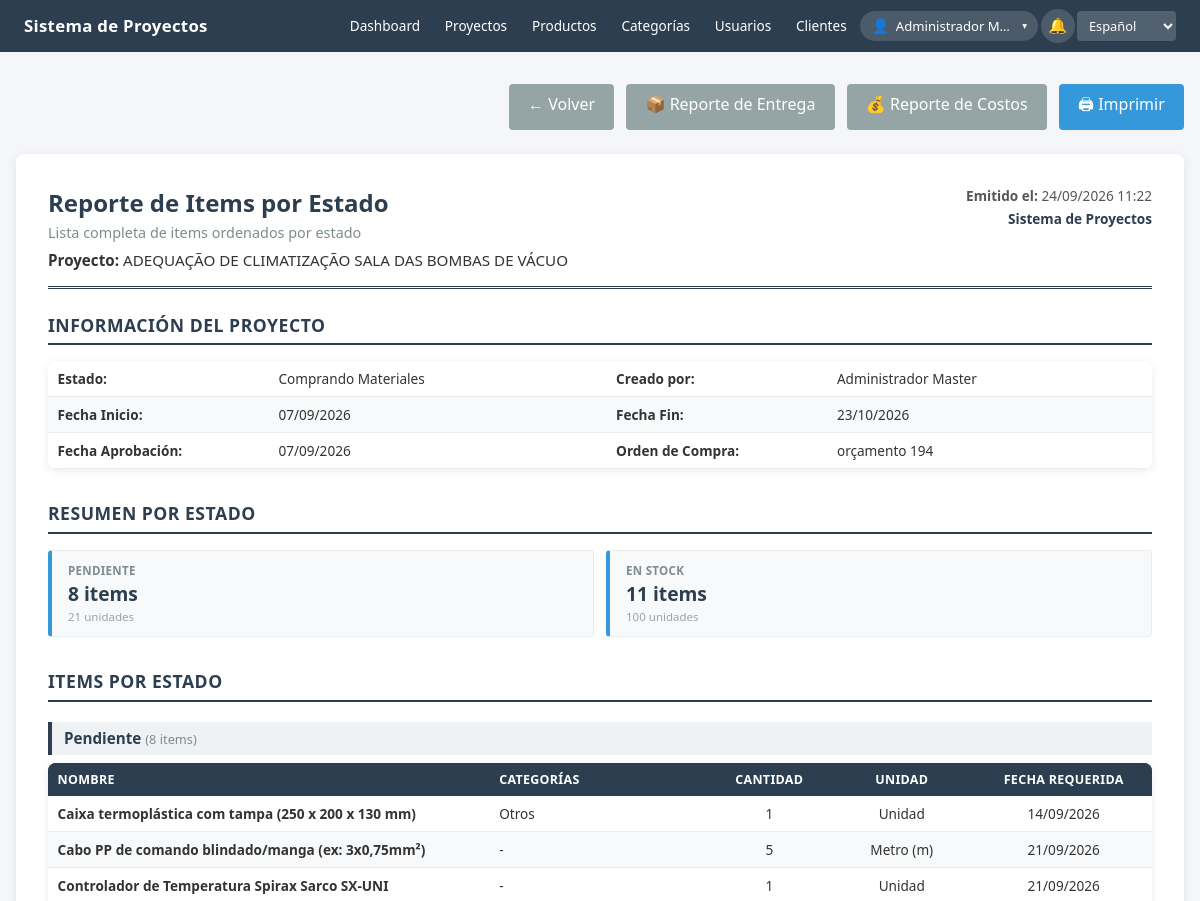
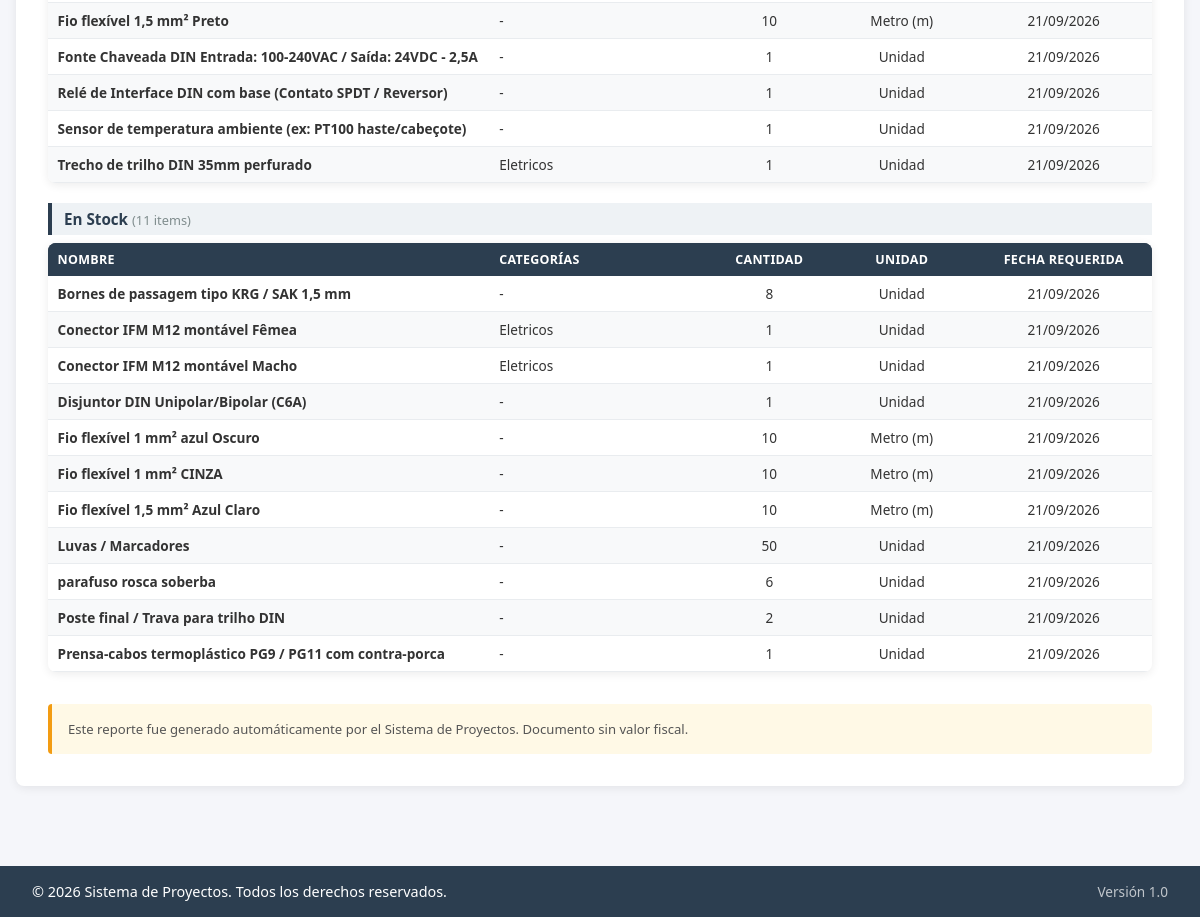
Page /modules/proyectos/reporte.php?id=2 (signed in) on the committed database (2 pictures, top to bottom).
### tables this page shows
CREATE TABLE `proyectos` (
  `id` int(11) NOT NULL,
  `nombre` varchar(200) NOT NULL,
  `descripcion` text DEFAULT NULL,
  `fecha_inicio` date NOT NULL,
  `fecha_fin` date NOT NULL,
  `fecha_aprobacion` date DEFAULT NULL,
  `orden_compra` varchar(50) DEFAULT NULL,
  `estado` enum('solicitado','orçado','pendente_aprovacion_cliente','aprovado_cliente','espera_orden_compra','comprando_materiales','elaboracion','terminado','pendiente_cobro_cliente','finalizado') DEFAULT 'solicitado',
  `usuario_creacion` int(11) DEFAULT NULL,
  `fecha_creacion` timestamp NOT NULL DEFAULT current_timestamp()
);

CREATE TABLE `usuarios` (
  `id` int(11) NOT NULL,
  `username` varchar(50) NOT NULL,
  `password` varchar(255) NOT NULL,
  `nombre_completo` varchar(100) NOT NULL,
  `email` varchar(100) DEFAULT NULL,
  `tipo_usuario` enum('directivo','gerenciador','supervisor','compras','proyectista','almacen') NOT NULL,
  `idioma_preferido` enum('es','pt') DEFAULT 'es',
  `fecha_creacion` timestamp NOT NULL DEFAULT current_timestamp(),
  `activo` tinyint(1) DEFAULT 1,
  `debe_cambiar_password` tinyint(1) DEFAULT 0
);

CREATE TABLE `items_proyecto` (
  `id` int(11) NOT NULL,
  `proyecto_id` int(11) NOT NULL,
  `producto_id` int(11) DEFAULT NULL,
  `nombre_item` varchar(200) NOT NULL,
  `descripcion` text DEFAULT NULL,
  `cantidad` int(11) NOT NULL,
  `costo_unitario` decimal(15,2) DEFAULT NULL,
  `moneda` varchar(3) DEFAULT 'USD',
  `proveedor` varchar(200) DEFAULT NULL,
  `numero_factura` varchar(100) DEFAULT NULL,
  `fecha_compra` date DEFAULT NULL,
  `unidad_medida` varchar(50) DEFAULT NULL,
  `especificaciones` text DEFAULT NULL,
  `estado` enum('solicitado','pendiente','stock','cotacion','orçado','pendiente_pago','comprado_llegar','llego','entregado','recibido') DEFAULT 'solicitado',
  `entregado_por` int(11) DEFAULT NULL,
  `fecha_entrega` datetime DEFAULT NULL,
  `recibido_por` int(11) DEFAULT NULL,
  `fecha_recepcion` datetime DEFAULT NULL,
  `fecha_requerida` date NOT NULL,
  `fecha_creacion` timestamp NOT NULL DEFAULT current_timestamp()
);

CREATE TABLE `categorias` (
  `id` int(11) NOT NULL,
  `nombre` varchar(100) NOT NULL,
  `descripcion` text DEFAULT NULL,
  `activo` tinyint(1) DEFAULT 1,
  `fecha_creacion` timestamp NOT NULL DEFAULT current_timestamp()
);

### modules/proyectos/reporte.php (the view, shortened to what the rows shown need)
<?php
$db = Database::getInstance()->getConnection();
$proyecto_id = $_GET['id'] ?? 0;
$stmt = $db->prepare("SELECT p.*, u.nombre_completo as creador
                      FROM proyectos p
                      LEFT JOIN usuarios u ON p.usuario_creacion = u.id
                      WHERE p.id = ?");
$stmt->execute([$proyecto_id]);
$proyecto = $stmt->fetch();
$orden_estados = getOrdenEstadosItem();
$orden_sql = "FIELD(i.estado, '" . implode("','", $orden_estados) . "')";
$stmt = $db->prepare("SELECT i.*,
                             p.nombre as producto_nombre,
                             c.nombre as categoria_nombre
                      FROM items_proyecto i
                      LEFT JOIN productos p ON i.producto_id = p.id
                      LEFT JOIN categorias c ON p.categoria_id = c.id
                      WHERE i.proyecto_id = ?
                      ORDER BY $orden_sql, i.fecha_requerida ASC, i.nombre_item ASC");
$stmt->execute([$proyecto_id]);
$items = $stmt->fetchAll();
$estados_item = getEstadosItem();
$estados_proyecto = getEstadosProyecto();
$items_por_estado = [];
foreach ($items as $item) {
    $items_por_estado[$item['estado']][] = $item;
}
$items_por_estado_ordenados = [];
foreach ($orden_estados as $estado) {
    if (isset($items_por_estado[$estado])) {
        $items_por_estado_ordenados[$estado] = $items_por_estado[$estado];
    }
}
?>
<!DOCTYPE html>
<html lang="<?php echo $_SESSION['idioma'] ?? 'es'; ?>">
<head>
    <link rel="stylesheet" href="../../assets/css/style.css">
    <link rel="stylesheet" href="../../assets/css/badges.css">
    <link rel="stylesheet" href="../../assets/css/reportes.css">
    <link rel="stylesheet" href="../../assets/css/footer.css">
</head>
<body>
    <?php include '../../includes/header.php'; ?>
    <div class="container">
        <div class="reporte-container">
            <?php renderEncabezadoReporte(
                $_SESSION['idioma'] == 'pt' ? 'Relatório de Itens por Status' : 'Reporte de Items por Estado',
                $_SESSION['idioma'] == 'pt' ? 'Lista completa de itens ordenados por status' : 'Lista completa de items ordenados por estado',
                $proyecto
            ); ?>
            <div class="reporte-seccion">
                <h2><?php echo $_SESSION['idioma'] == 'pt' ? 'Informações do Projeto' : 'Información del Proyecto'; ?></h2>
                <table class="tabla-reporte" style="font-size:0.85rem;">
                    <tbody>
                        <tr>
                            <td style="width:20%;"><strong><?php echo traducir('Estado'); ?>:</strong></td>
                            <td><?php echo $estados_proyecto[$proyecto['estado']] ?? $proyecto['estado']; ?></td>
                            <td style="width:20%;"><strong><?php echo traducir('Creado por'); ?>:</strong></td>
                            <td><?php echo htmlspecialchars($proyecto['creador'] ?? '-'); ?></td>
                        </tr>
                        <tr>
                            <td><strong><?php echo traducir('Fecha Inicio'); ?>:</strong></td>
                            <td><?php echo formatearFecha($proyecto['fecha_inicio']); ?></td>
                            <td><strong><?php echo traducir('Fecha Fin'); ?>:</strong></td>
                            <td><?php echo formatearFecha($proyecto['fecha_fin']); ?></td>
                        </tr>
                        <tr>
                            <td><strong><?php echo traducir('Fecha Aprobación'); ?>:</strong></td>
                            <td><?php echo formatearFecha($proyecto['fecha_aprobacion']); ?></td>
                            <td><strong><?php echo traducir('Orden de Compra'); ?>:</strong></td>
                            <td><?php echo htmlspecialchars($proyecto['orden_compra'] ?? '-'); ?></td>
                        </tr>
                    </tbody>
                </table>
            </div>
            <div class="reporte-seccion">
                <h2><?php echo $_SESSION['idioma'] == 'pt' ? 'Resumo por Status' : 'Resumen por Estado'; ?></h2>
            </div>
            <div class="reporte-seccion">
                <h2><?php echo $_SESSION['idioma'] == 'pt' ? 'Itens por Status' : 'Items por Estado'; ?></h2>
                <?php if (empty($items)): ?>
                    <p style="text-align:center; padding:2rem; color:#999;">
                        <?php echo traducir('No hay items en este proyecto'); ?>
                    </p>
                <?php else: ?>
                    <?php foreach ($items_por_estado_ordenados as $estado => $items_grupo): ?>
                        <h3 style="font-size:0.95rem; margin:1.25rem 0 0.5rem 0; padding:0.4rem 0.75rem; background:#eef2f5; border-left:4px solid #2c3e50; color:#2c3e50;">
                            <?php echo $estados_item[$estado] ?? $estado; ?>
                            <span style="font-weight:normal; color:#7f8c8d; font-size:0.8rem;">
                                (<?php echo count($items_grupo); ?>
                                <?php echo count($items_grupo) === 1
                                    ? ($_SESSION['idioma'] == 'pt' ? 'item' : 'item')
                                    : ($_SESSION['idioma'] == 'pt' ? 'itens' : 'items'); ?>)
                            </span>
                        </h3>
                        <table class="tabla-reporte">
                            <thead>
                                <tr>
                                    <th style="width:30%;"><?php echo traducir('Nombre'); ?></th>
                                    <th style="width:15%;"><?php echo traducir('Categorias'); ?></th>
                                    <th class="text-center" style="width:8%;"><?php echo traducir('Cantidad'); ?></th>
                                    <th class="text-center" style="width:10%;"><?php echo traducir('Unidad'); ?></th>
                                    <th class="text-center" style="width:12%;"><?php echo traducir('Fecha Requerida'); ?></th>
                                </tr>
                            </thead>
                            <tbody>
                                <?php foreach ($items_grupo as $item): ?>
                                    <tr>
                                        <td>
                                            <strong><?php echo htmlspecialchars($item['nombre_item']); ?></strong>
                                        </td>
                                        <td><?php echo htmlspecialchars($item['categoria_nombre'] ?? '-'); ?></td>
                                        <td class="text-center"><?php echo $item['cantidad']; ?></td>
                                        <td class="text-center"><?php echo htmlspecialchars(getUnidadLabel($item['unidad_medida'])); ?></td>
                                        <td class="text-center"><?php echo formatearFecha($item['fecha_requerida']); ?></td>
                                    </tr>
                                <?php endforeach; ?>
                            </tbody>
                        </table>
                    <?php endforeach; ?>
                <?php endif; ?>
            </div>
        </div>
    </div>
    <?php include '../../includes/footer.php'; ?>
</body>
</html>

### includes/reportes_helper.php (shortened to what the rows shown need)
<?php
function getOrdenEstadosItem() {
    return [
        'solicitado',
        'pendiente',
        'cotacion',
        'orçado',
        'stock',
        'pendiente_pago',
        'comprado_llegar',
        'llego',
        'entregado',
        'recibido',
    ];
}
function renderEncabezadoReporte($titulo, $subtitulo = '', $proyecto = null) {
    $idioma = $_SESSION['idioma'] ?? 'es';
    ?>
    <div class="reporte-header">
        <div class="reporte-header-left">
            <h1><?php echo htmlspecialchars($titulo); ?></h1>
            <?php if ($subtitulo): ?>
                <p class="reporte-subtitulo"><?php echo htmlspecialchars($subtitulo); ?></p>
            <?php endif; ?>
            <?php if ($proyecto): ?>
                <div class="reporte-proyecto">
                    <strong><?php echo $idioma === 'pt' ? 'Projeto' : 'Proyecto'; ?>:</strong>
                    <?php echo htmlspecialchars($proyecto['nombre']); ?>
                </div>
            <?php endif; ?>
        </div>
    </div>
    <?php
}

### rows in the picture
proyectos: nombre "ADEQUAÇÃO DE CLIMATIZAÇÃO SALA DAS BOMBAS DE VÁCUO", estado "Comprando Materiales", usuario_creacion.nombre_completo "Administrador Master", fecha_inicio "07/09/2026", fecha_fin "23/10/2026", fecha_aprobacion "07/09/2026", orden_compra "orçamento 194"
items_proyecto: nombre_item "Caixa termoplástica com tampa (250 x 200 x 130 mm)", categorias.nombre "Otros", cantidad "1", unidad_medida "Unidad", fecha_requerida "14/09/2026"
items_proyecto: nombre_item "Cabo PP de comando blindado/manga (ex: 3x0,75mm²)", categoria_nombre "-", cantidad "5", unidad_medida "Metro (m)", fecha_requerida "21/09/2026"
items_proyecto: nombre_item "Controlador de Temperatura Spirax Sarco SX-UNI", categoria_nombre "-", cantidad "1", unidad_medida "Unidad", fecha_requerida "21/09/2026"
items_proyecto: nombre_item "Fio flexível 1,5 mm² Preto", categoria_nombre "-", cantidad "10", unidad_medida "Metro (m)", fecha_requerida "21/09/2026"
items_proyecto: nombre_item "Fonte Chaveada DIN Entrada: 100-240VAC / Saída: 24VDC - 2,5A", categoria_nombre "-", cantidad "1", unidad_medida "Unidad", fecha_requerida "21/09/2026"
items_proyecto: nombre_item "Relé de Interface DIN com base (Contato SPDT / Reversor)", categoria_nombre "-", cantidad "1", unidad_medida "Unidad", fecha_requerida "21/09/2026"
items_proyecto: nombre_item "Sensor de temperatura ambiente (ex: PT100 haste/cabeçote)", categoria_nombre "-", cantidad "1", unidad_medida "Unidad", fecha_requerida "21/09/2026"
items_proyecto: nombre_item "Trecho de trilho DIN 35mm perfurado", categorias.nombre "Eletricos", cantidad "1", unidad_medida "Unidad", fecha_requerida "21/09/2026"
items_proyecto: nombre_item "Bornes de passagem tipo KRG / SAK 1,5 mm", categoria_nombre "-", cantidad "8", unidad_medida "Unidad", fecha_requerida "21/09/2026"
items_proyecto: nombre_item "Conector IFM M12 montável Fêmea", categorias.nombre "Eletricos", cantidad "1", unidad_medida "Unidad", fecha_requerida "21/09/2026"
items_proyecto: nombre_item "Conector IFM M12 montável Macho", categorias.nombre "Eletricos", cantidad "1", unidad_medida "Unidad", fecha_requerida "21/09/2026"
items_proyecto: nombre_item "Disjuntor DIN Unipolar/Bipolar (C6A)", categoria_nombre "-", cantidad "1", unidad_medida "Unidad", fecha_requerida "21/09/2026"
items_proyecto: nombre_item "Fio flexível 1 mm² azul Oscuro", categoria_nombre "-", cantidad "10", unidad_medida "Metro (m)", fecha_requerida "21/09/2026"
items_proyecto: nombre_item "Fio flexível 1 mm² CINZA", categoria_nombre "-", cantidad "10", unidad_medida "Metro (m)", fecha_requerida "21/09/2026"
items_proyecto: nombre_item "Fio flexível 1,5 mm² Azul Claro", categoria_nombre "-", cantidad "10", unidad_medida "Metro (m)", fecha_requerida "21/09/2026"
items_proyecto: nombre_item "Luvas / Marcadores", categoria_nombre "-", cantidad "50", unidad_medida "Unidad", fecha_requerida "21/09/2026"
items_proyecto: nombre_item "parafuso rosca soberba", categoria_nombre "-", cantidad "6", unidad_medida "Unidad", fecha_requerida "21/09/2026"
items_proyecto: nombre_item "Poste final / Trava para trilho DIN", categoria_nombre "-", cantidad "2", unidad_medida "Unidad", fecha_requerida "21/09/2026"
items_proyecto: nombre_item "Prensa-cabos termoplástico PG9 / PG11 com contra-porca", categoria_nombre "-", cantidad "1", unidad_medida "Unidad", fecha_requerida "21/09/2026"

### other values in the picture
traducir('Dashboard') "Dashboard"
traducir('Proyectos') "Proyectos"
traducir('Productos') "Productos"
traducir('Categorias') "Categorías"
traducir('Usuarios') "Usuarios"
$_SESSION['nombre_completo'] "Administrador M…"
traducir('Volver') "Volver"
$titulo "Reporte de Items por Estado"
$subtitulo "Lista completa de items ordenados por estado"
traducir('Estado') "Estado"
traducir('Creado por') "Creado por"
traducir('Fecha Inicio') "Fecha Inicio"
traducir('Fecha Fin') "Fecha Fin"
traducir('Fecha Aprobación') "Fecha Aprobación"
traducir('Orden de Compra') "Orden de Compra"
